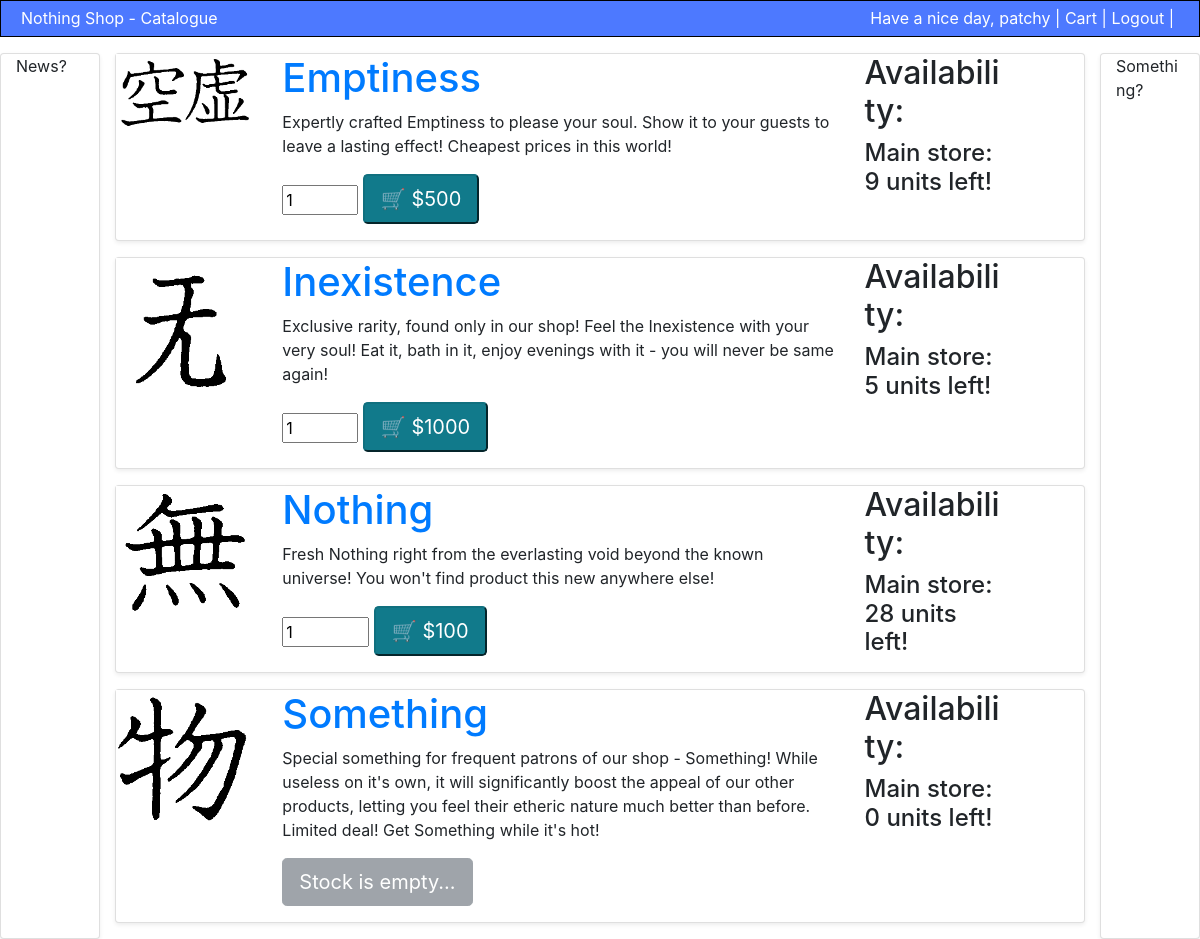
The app's page /shop_site/ (signed in) with its own data.
### shop_site/models.py (models this page shows, shortened)
class Merch(models.Model):
    name = models.CharField(max_length=100)
    price = models.CharField(max_length=100)
    quantity = models.IntegerField(default=0)
    desc = models.TextField(default="No description.")
    image = models.CharField(default="shop_site/images/no_image.png", max_length=100)

### shop_site/views.py (the view)
# urls.py: path('', views.index, name='index'),
def index(request):
    merch_list = Merch.objects.order_by('name')
    context = {'merch_list': merch_list}
    return render(request, 'shop_site/index.html', context)

### shop_site/templates/shop_site/index.html (shortened to what this page needs)
{% extends "shop_site/base.html" %}
{% load static %}
{% block main-body %}
	<div class="merch_list container-fluid mt-3">
		<div class="row">
			<div class="col-sm-1 card shadow-sm">News?</div>
			<div class="col-lg-10">
				{% if merch_list %}
					{% for merch in merch_list %}
					<div class="card mb-3 shadow-sm">
						<div class="row">
							<div class="col-lg-2">
								<img src="{% static merch.image %}" class="img-fluid mh-100 mw-100 mx-auto d-block" alt="{{ merch.name }}"/>
							</div>
							<div id="merch{{ merch.id }}" class="col-lg-7">
								<h1><a href="{% url 'detail' merch.id %}">{{ merch.name }}</a></h1>
								<p>{{ merch.desc }}</p>
								{% if merch.quantity > 0 %}
								<form action="{% url 'cart' %}" method="post">
									<input name="merchnum" type="number" value="1" min="1" max="{{ merch.quantity }}">
									<input name="buy" type="submit" value="&#x1f6d2; &#x24;{{ merch.price }}" class="btn-info btn-lg active mb-3"></input>
								</form>
								{% else %}
									<p><a href="#" class="btn btn-secondary btn-lg disabled">Stock is empty...</a></p>
								{% endif %}
							</div>
							<div class="col-lg-2">
								<h2>Availability:</h2>
								<h4>Main store: {{ merch.quantity }} units left!</h4>
							</div>
						</div>
					</div>
					{% endfor %}
				{% else %}
					<p>No merchandize available. Check back later!.</p>
				{% endif %}
			</div>
			<div class="col-sm-1 card shadow-sm">Something?</div>
		</div>
	</div>
{% endblock %}

### shop_site/templates/shop_site/base.html (shortened to what this page needs)
<!doctype html>
{% load static %}
<html>
	<head>
		<link rel="stylesheet" type="text/css" href="{% static 'shop_site/bootstrap/css/bootstrap.css' %}" />
		<link rel="stylesheet" type="text/css" href="{% static 'shop_site/shop.css' %}" />
	</head>
	<div class="user_panel container-fluid">
	{% if user.is_authenticated %}
	<div class="d-flex justify-content-between">
		<p>Nothing Shop - <a class="text-white" href="{% url 'index' %}">Catalogue</a></p>
		<p id="welcome-text">Have a nice day, {{ user.username }} | <a class="text-white" href="{% url 'cart' %}">Cart</a> | <a class="text-white" href="{% url 'logout' %}">Logout</a> |</p>
	</div>
	{% endif %}
	</div>
	{% block main-body %}{% endblock %}
</html>

### shop_site/static/shop_site/shop.css (style rules this page uses)
.user_panel { height: 4vh; min-height: 37px; color: white; background-color: #4d79ff; border-style: solid; border-width: 1px; border-color: black; }
.user_panel p { text-align: right; padding: 5px; padding-right: 10px; }

### records on screen
Merch: image (picture), name "Emptiness", desc "Expertly crafted Emptiness to please your soul. Show it to your guests to leave a lasting effect! Cheapest prices in this world!", buy "🛒 $500", quantity "9"
Merch: image (picture), name "Inexistence", desc "Exclusive rarity, found only in our shop! Feel the Inexistence with your very soul! Eat it, bath in it, enjoy evenings with it - you will never be same again!", buy "🛒 $1000", quantity "5"
Merch: image (picture), name "Nothing", desc "Fresh Nothing right from the everlasting void beyond the known universe! You won't find product this new anywhere else!", buy "🛒 $100", quantity "28"
Merch: image (picture), name "Something", desc "Special something for frequent patrons of our shop - Something! While useless on it's own, it will significantly boost the appeal of our other products, letting you feel their etheric nature much better than before. Limited deal! Get Something while it's hot!", shows "Stock is empty...", quantity "0"

### other values on screen
{{ user.username }} "patchy"
